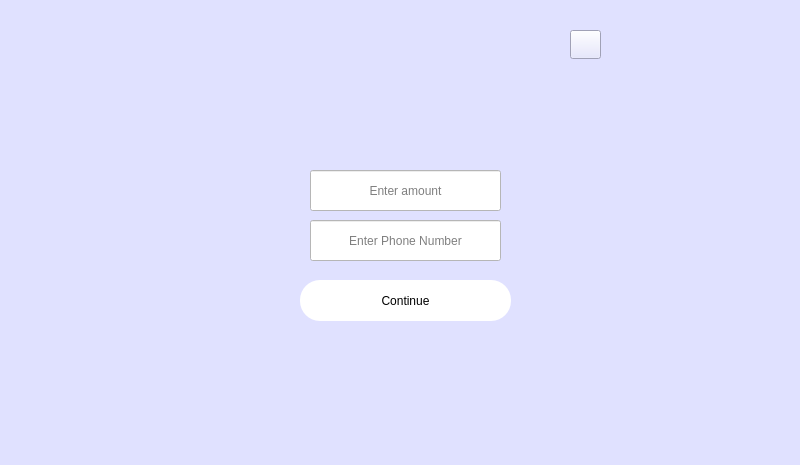
<?xml version="1.0" encoding="UTF-8"?>
<ui version="4.0">
 <class>addbalance</class>
 <widget class="QDialog" name="addbalance">
  <property name="geometry">
   <rect>
    <x>0</x>
    <y>0</y>
    <width>800</width>
    <height>465</height>
   </rect>
  </property>
  <property name="windowTitle">
   <string>iCardSIS</string>
  </property>
  <property name="styleSheet">
   <string notr="true">background-color: rgb(224, 225, 255);</string>
  </property>
  <widget class="QLabel" name="label">
   <property name="geometry">
    <rect>
     <x>320</x>
     <y>0</y>
     <width>150</width>
     <height>150</height>
    </rect>
   </property>
   <property name="text">
    <string/>
   </property>
   <property name="pixmap">
    <pixmap resource="images/src.qrc">:/images/4.jpg</pixmap>
   </property>
   <property name="scaledContents">
    <bool>true</bool>
   </property>
  </widget>
  <widget class="QLineEdit" name="amount">
   <property name="geometry">
    <rect>
     <x>310</x>
     <y>170</y>
     <width>191</width>
     <height>41</height>
    </rect>
   </property>
   <property name="styleSheet">
    <string notr="true">font: 700 12pt Times New Roman;
background-color: white;
color:black;
</string>
   </property>
   <property name="alignment">
    <set>Qt::AlignCenter</set>
   </property>
   <property name="placeholderText">
    <string>Enter amount</string>
   </property>
  </widget>
  <widget class="QLineEdit" name="phoneNumber">
   <property name="geometry">
    <rect>
     <x>310</x>
     <y>220</y>
     <width>191</width>
     <height>41</height>
    </rect>
   </property>
   <property name="styleSheet">
    <string notr="true">font: 700 12pt Times New Roman;
background-color: white;
color:black;
</string>
   </property>
   <property name="text">
    <string/>
   </property>
   <property name="alignment">
    <set>Qt::AlignCenter</set>
   </property>
   <property name="placeholderText">
    <string>Enter Phone Number</string>
   </property>
  </widget>
  <widget class="QPushButton" name="pushButton_addbalance">
   <property name="geometry">
    <rect>
     <x>300</x>
     <y>280</y>
     <width>211</width>
     <height>41</height>
    </rect>
   </property>
   <property name="styleSheet">
    <string notr="true">QPushButton{color: black;

border-radius: 20px;
font: 700 16pt Times New Roman;
background-color: white

}
QPushButton:pressed{background-color: rgb(170, 0, 0);}</string>
   </property>
   <property name="text">
    <string>Continue</string>
   </property>
  </widget>
  <widget class="QPushButton" name="pushButton">
   <property name="geometry">
    <rect>
     <x>570</x>
     <y>30</y>
     <width>31</width>
     <height>29</height>
    </rect>
   </property>
   <property name="text">
    <string/>
   </property>
   <property name="icon">
    <iconset resource="images/src.qrc">
     <normaloff>:/images/10.jpg</normaloff>:/images/10.jpg</iconset>
   </property>
   <property name="iconSize">
    <size>
     <width>30</width>
     <height>30</height>
    </size>
   </property>
  </widget>
 </widget>
 <resources>
  <include location="images/src.qrc"/>
 </resources>
 <connections/>
</ui>
